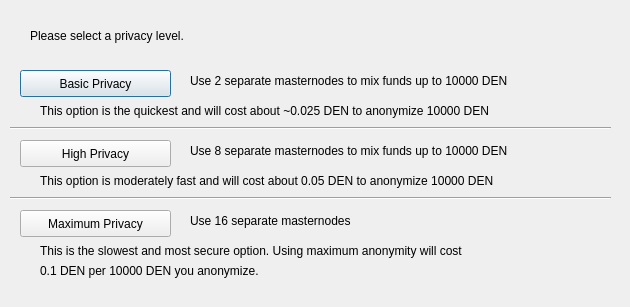
<?xml version="1.0" encoding="UTF-8"?>
<ui version="4.0">
 <class>ObfuscationConfig</class>
 <widget class="QDialog" name="ObfuscationConfig">
  <property name="geometry">
   <rect>
    <x>0</x>
    <y>0</y>
    <width>630</width>
    <height>307</height>
   </rect>
  </property>
  <property name="windowTitle">
   <string>Configure Obfuscation</string>
  </property>
  <widget class="QPushButton" name="buttonBasic">
   <property name="geometry">
    <rect>
     <x>20</x>
     <y>70</y>
     <width>151</width>
     <height>27</height>
    </rect>
   </property>
   <property name="text">
    <string>Basic Privacy</string>
   </property>
  </widget>
  <widget class="QPushButton" name="buttonHigh">
   <property name="geometry">
    <rect>
     <x>20</x>
     <y>140</y>
     <width>151</width>
     <height>27</height>
    </rect>
   </property>
   <property name="text">
    <string>High Privacy</string>
   </property>
  </widget>
  <widget class="QPushButton" name="buttonMax">
   <property name="geometry">
    <rect>
     <x>20</x>
     <y>210</y>
     <width>151</width>
     <height>27</height>
    </rect>
   </property>
   <property name="text">
    <string>Maximum Privacy</string>
   </property>
  </widget>
  <widget class="QLabel" name="label">
   <property name="geometry">
    <rect>
     <x>30</x>
     <y>20</y>
     <width>571</width>
     <height>31</height>
    </rect>
   </property>
   <property name="text">
    <string>Please select a privacy level.</string>
   </property>
  </widget>
  <widget class="QLabel" name="label_2">
   <property name="geometry">
    <rect>
     <x>190</x>
     <y>70</y>
     <width>421</width>
     <height>21</height>
    </rect>
   </property>
   <property name="text">
    <string>Use 2 separate masternodes to mix funds up to 10000 DEN</string>
   </property>
  </widget>
  <widget class="QLabel" name="label_3">
   <property name="geometry">
    <rect>
     <x>190</x>
     <y>140</y>
     <width>411</width>
     <height>21</height>
    </rect>
   </property>
   <property name="text">
    <string>Use 8 separate masternodes to mix funds up to 10000 DEN</string>
   </property>
  </widget>
  <widget class="QLabel" name="label_4">
   <property name="geometry">
    <rect>
     <x>190</x>
     <y>210</y>
     <width>421</width>
     <height>21</height>
    </rect>
   </property>
   <property name="text">
    <string>Use 16 separate masternodes</string>
   </property>
  </widget>
  <widget class="QLabel" name="label_6">
   <property name="geometry">
    <rect>
     <x>40</x>
     <y>100</y>
     <width>561</width>
     <height>21</height>
    </rect>
   </property>
   <property name="text">
    <string>This option is the quickest and will cost about ~0.025 DEN to anonymize 10000 DEN</string>
   </property>
  </widget>
  <widget class="QLabel" name="label_7">
   <property name="geometry">
    <rect>
     <x>40</x>
     <y>170</y>
     <width>561</width>
     <height>21</height>
    </rect>
   </property>
   <property name="text">
    <string>This option is moderately fast and will cost about 0.05 DEN to anonymize 10000 DEN</string>
   </property>
  </widget>
  <widget class="QLabel" name="label_8">
   <property name="geometry">
    <rect>
     <x>40</x>
     <y>240</y>
     <width>561</width>
     <height>21</height>
    </rect>
   </property>
   <property name="text">
    <string>This is the slowest and most secure option. Using maximum anonymity will cost</string>
   </property>
  </widget>
  <widget class="QLabel" name="label_9">
   <property name="geometry">
    <rect>
     <x>40</x>
     <y>260</y>
     <width>561</width>
     <height>21</height>
    </rect>
   </property>
   <property name="text">
    <string>0.1 DEN per 10000 DEN you anonymize.</string>
   </property>
  </widget>
  <widget class="Line" name="line">
   <property name="geometry">
    <rect>
     <x>10</x>
     <y>120</y>
     <width>601</width>
     <height>16</height>
    </rect>
   </property>
   <property name="orientation">
    <enum>Qt::Horizontal</enum>
   </property>
  </widget>
  <widget class="Line" name="line_2">
   <property name="geometry">
    <rect>
     <x>10</x>
     <y>190</y>
     <width>601</width>
     <height>16</height>
    </rect>
   </property>
   <property name="orientation">
    <enum>Qt::Horizontal</enum>
   </property>
  </widget>
 </widget>
 <resources/>
 <connections/>
</ui>
